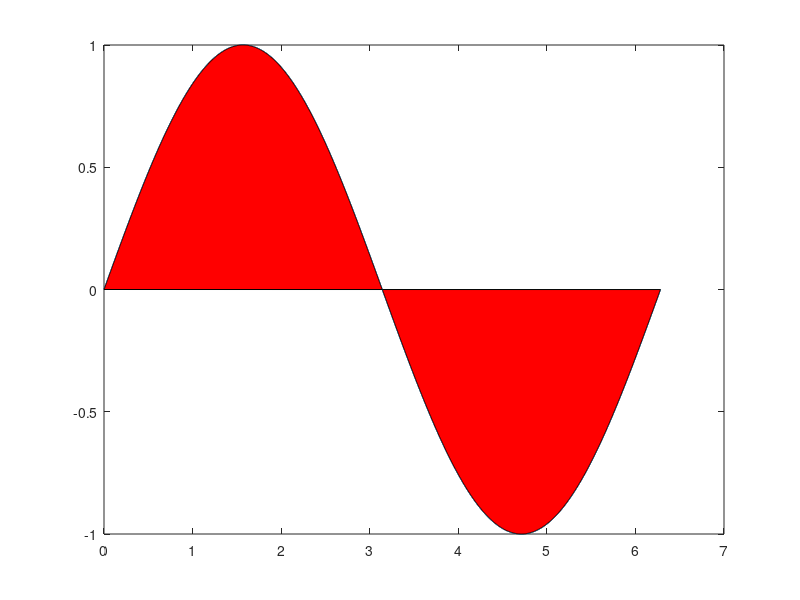

Source code (MATLAB):

%aporte mario para pintar el area de una curva y hacerla mas visible.
t=[0:.001:2*pi];
y=sin(t);
plot(t, y);
hold on
fill(t, y, 'r');